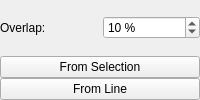
               <widget class="QFrame" name="frame_3">
                <property name="frameShape">
                 <enum>QFrame::NoFrame</enum>
                </property>
                <property name="frameShadow">
                 <enum>QFrame::Raised</enum>
                </property>
                <layout class="QGridLayout" name="gridLayout_6">
                 <property name="leftMargin">
                  <number>0</number>
                 </property>
                 <property name="topMargin">
                  <number>0</number>
                 </property>
                 <property name="rightMargin">
                  <number>0</number>
                 </property>
                 <property name="bottomMargin">
                  <number>0</number>
                 </property>
                 <property name="spacing">
                  <number>0</number>
                 </property>
                 <item row="2" column="0" colspan="2">
                  <widget class="QPushButton" name="But_CreateOverview">
                   <property name="toolTip">
                    <string>&lt;html&gt;&lt;head/&gt;&lt;body&gt;&lt;p&gt;Calculates new pages from QGIS canvas selection from selection on differenct vector layers.&lt;/p&gt;&lt;p&gt;Calculation is done from lowest x-coordinate to highes x-coordinate. Y-coordinate will be ignored.&lt;/p&gt;&lt;/body&gt;&lt;/html&gt;</string>
                   </property>
                   <property name="whatsThis">
                    <string/>
                   </property>
                   <property name="text">
                    <string>From Selection</string>
                   </property>
                  </widget>
                 </item>
                 <item row="3" column="0" colspan="2">
                  <widget class="QPushButton" name="But_CreateFromLine">
                   <property name="toolTip">
                    <string>&lt;html&gt;&lt;head/&gt;&lt;body&gt;&lt;p&gt;Calculates new pages along the digitized polyline.&lt;/p&gt;&lt;/body&gt;&lt;/html&gt;</string>
                   </property>
                   <property name="whatsThis">
                    <string/>
                   </property>
                   <property name="text">
                    <string>From Line</string>
                   </property>
                  </widget>
                 </item>
                 <item row="1" column="0" colspan="2">
                  <widget class="QWidget" name="Widget_Overlapping" native="true">
                   <layout class="QHBoxLayout" name="horizontalLayout_3">
                    <property name="leftMargin">
                     <number>0</number>
                    </property>
                    <property name="topMargin">
                     <number>0</number>
                    </property>
                    <property name="rightMargin">
                     <number>0</number>
                    </property>
                    <property name="bottomMargin">
                     <number>0</number>
                    </property>
                    <item>
                     <widget class="QLabel" name="Label_Overlapping">
                      <property name="text">
                       <string>Overlap:</string>
                      </property>
                     </widget>
                    </item>
                    <item>
                     <widget class="QSpinBox" name="SpinBox_Overlapping">
                      <property name="toolTip">
                       <string>&lt;html&gt;&lt;head/&gt;&lt;body&gt;&lt;p&gt;Value for overlapping pages during generation.&lt;/p&gt;&lt;/body&gt;&lt;/html&gt;</string>
                      </property>
                      <property name="suffix">
                       <string> %</string>
                      </property>
                      <property name="minimum">
                       <number>1</number>
                      </property>
                      <property name="maximum">
                       <number>90</number>
                      </property>
                      <property name="value">
                       <number>10</number>
                      </property>
                     </widget>
                    </item>
                   </layout>
                  </widget>
                 </item>
                </layout>
               </widget>
